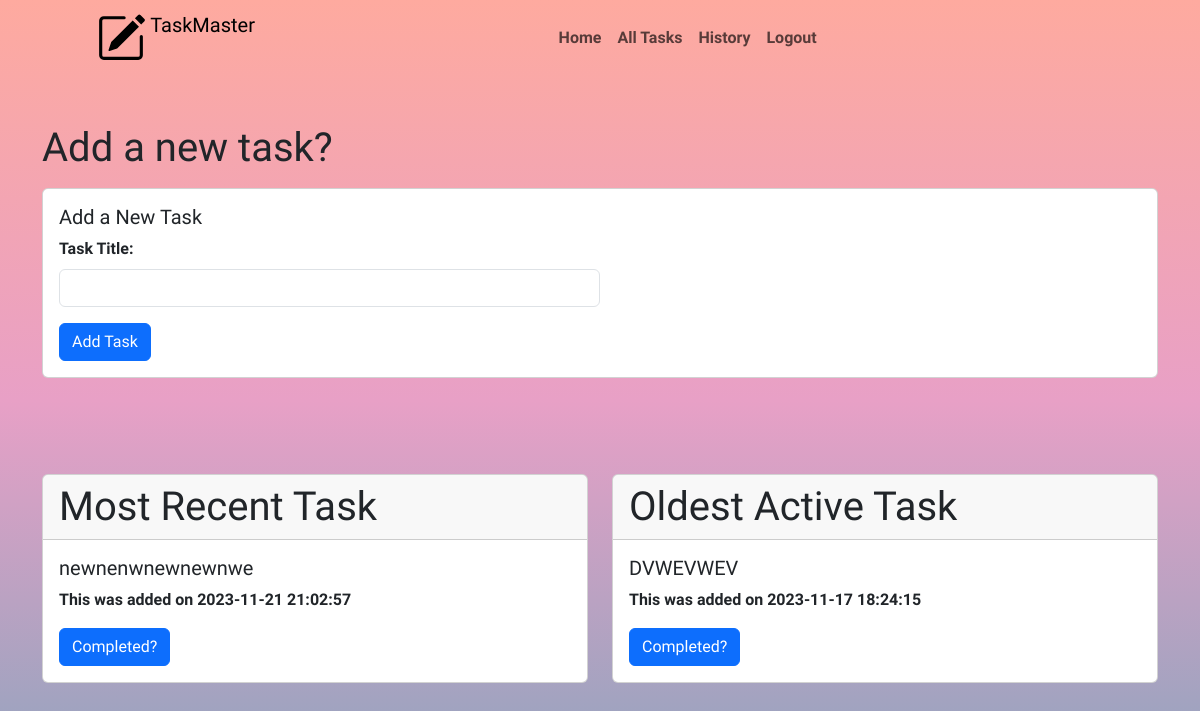
The page / (signed in) on the database its author committed.
### tables this page shows
CREATE TABLE tasks (
    id INTEGER PRIMARY KEY AUTOINCREMENT,
    user_id INTEGER,
    title TEXT NOT NULL,
    date_made DATE DEFAULT CURRENT_DATE,
    is_complete BOOLEAN DEFAULT 0, date_completed DATETIME,
    FOREIGN KEY (user_id) REFERENCES users(id)
);

### app.py (the view)
@app.route('/')
def index():
    if 'user_id' not in session:
        return render_template('mainscreen/index.html')
    user_id = session['user_id']
    db, cursor = get_db()
    cursor.execute("SELECT id, title, date_made, is_complete FROM tasks WHERE user_id = ? AND is_complete = 0 ORDER BY date_made DESC LIMIT 1", (user_id,))
    latest_task = cursor.fetchone()
    cursor.execute("SELECT id, title, date_made, is_complete FROM tasks WHERE user_id = ? AND is_complete = 0 ORDER BY date_made ASC LIMIT 1", (user_id,))
    oldest_active_task = cursor.fetchone()
    latest_task_with_names = {'id': latest_task[0], 'title': latest_task[1], 'date_made': latest_task[2], 'is_complete': latest_task[3]} if latest_task else None
    oldest_active_task_with_names = {'id': oldest_active_task[0], 'title': oldest_active_task[1], 'date_made': oldest_active_task[2], 'is_complete': oldest_active_task[3]} if oldest_active_task else None
    return render_template('mainscreen/index.html', latest_task=latest_task_with_names, oldest_active_task=oldest_active_task_with_names)

### app.py (called while the page is built)
def get_db():
    if 'db' not in g:
        g.db = sqlite3.connect('todo.db')
        g.cursor = g.db.cursor()
    return g.db, g.cursor

@app.before_request
def before_request():
    get_db()

### templates/mainscreen/index.html (shortened to what this page needs)
{% extends 'layouts/layout.html' %}
{% block content %}
    {% if 'user_id' not in session %}
    <div class="container mt-5">
        <p class="text-center fs-1 fw-bold mt-5">Welcome! Please <a href="{{ url_for('login') }}">LOGIN</a> or <a href="{{ url_for('register') }}">REGISTER</a>.</p>
    </div>
    {% else %}
        <div class="container mt-5">
            <h1>Add a new task?</h1>
            <div class="card mt-3">
                <div class="card-body">
                    <h5 class="card-title">Add a New Task</h5>
                    <form action="{{ url_for('add_task') }}" method="post">
                        <div class="mb-3">
                            <label for="title" class="form-label">Task Title:</label>
                            <input type="text" name="title" class="form-control w-50" required>
                        </div>
                        <button type="submit" class="btn btn-primary">Add Task</button>
                    </form>
                </div>
            </div>
        </div>
    <div class="container mt-5">
        <div class="row">
            {% if latest_task %}
            <div class="col-md-6">
                <div class="card mt-5 gy-5">
                    <div class="card-header h1">
                    Most Recent Task
                    </div>
                    <div class="card-body">
                        <h5 class="card-title">{{ latest_task['title'] }}</h5>
                        <p class="card-text">This was added on {{ latest_task['date_made'] }}</p>
                        <form action="{{ url_for('complete_task', task_id=latest_task['id']) }}" method="post">
                            <button type="submit" class="btn btn-primary">Completed?</button>
                        </form>
                    </div>
                </div>
            </div>
        {% else %}
            <p>No tasks found.</p>
        {% endif %}
        {% if oldest_active_task %}
        <div class="col-md-6">
            <div class="card mt-5 gy-5">
                <div class="card-header h1">
                Oldest Active Task
                </div>
                <div class="card-body">
                <h5 class="card-title">{{ oldest_active_task['title'] }}</h5>
                <p class="card-text">This was added on {{ oldest_active_task['date_made'] }}</p>
                <form action="{{ url_for('complete_task', task_id=oldest_active_task['id']) }}" method="post">
                    <button type="submit" class="btn btn-primary">Completed?</button>
                </form>
                </div>
            </div>
        </div>
        {% else %}
            <p>No active tasks found.</p>
        {% endif %}
        </div>
    {% endif %}
    </div>
{% endblock %}

### static/style.css (style rules this page uses)
body { background: linear-gradient(#FEAA9F,#E8A0C6,#8CA4BE); background-attachment: fixed; font-family: Dosis, sans-serif; font-weight: 600; }

### rows shown on the page
tasks: title "newnenwnewnewnwe", date_made "2023-11-21 21:02:57"
tasks: title "DVWEVWEV", date_made "2023-11-17 18:24:15"
